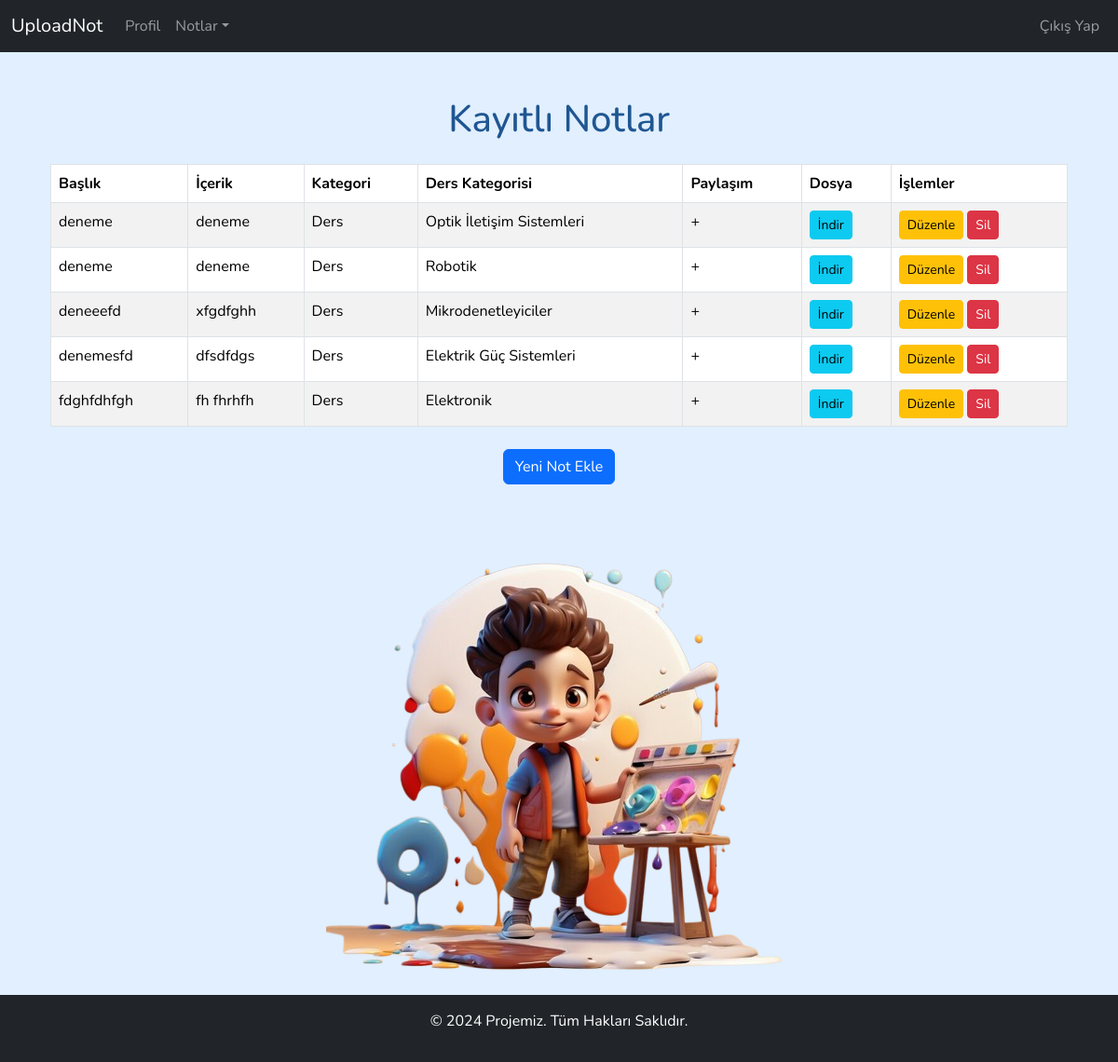
The page /notlar/ (signed in) on the database its author committed.
### notlar/models.py (models this page shows, shortened)
class Note(models.Model):
    CATEGORY_CHOICES = [
        ("genel", "Genel"),
        ("ders", "Ders"),
        ("is", "İş"),
        ("spor", "Spor"),
        ("teknoloji", "Teknoloji"),
        ("saglik", "Sağlık"),
        ("egitim", "Eğitim"),
    ]
    DERS_CHOICES = [
        ("elektrik_makinalari", "Elektrik Makineleri"),
        ("sinyaller_sistemler", "Sinyaller ve Sistemler"),
        ("devre_teorisi", "Devre Teorisi"),
        ("elektronik", "Elektronik"),
        ("kontrol_sistemleri", "Kontrol Sistemleri"),
        ("enerji_sistemleri", "Enerji Sistemleri"),
        ("elektrik_guc_sistemleri", "Elektrik Güç Sistemleri"),
        ("dijital_elektronik", "Dijital Elektronik"),
        ("mikrodenetleyiciler", "Mikrodenetleyiciler"),
        ("haberlesme_sistemleri", "Haberleşme Sistemleri"),
        ("elektromanyetik_alanlar", "Elektromanyetik Alanlar"),
        ("endustriyel_uygulamalar", "Endüstriyel Uygulamalar"),
        ("yenilenebilir_enerji", "Yenilenebilir Enerji Sistemleri"),
        ("robotik", "Robotik"),
        ("otomasyon", "Otomasyon Sistemleri"),
        ("yapay_zeka", "Yapay Zeka"),
        ("bilgisayar_muhendisligi", "Bilgisayar Mühendisliği"),
        ("sensör_teknolojileri", "Sensör Teknolojileri"),
        ("guc_elektronigi", "Güç Elektroniği"),
        ("optik_iletime", "Optik İletişim Sistemleri"),
        ("motor_kontrol", "Motor Kontrol Sistemleri"),
        ("isaret_isleme", "İşaret İşleme"),
    ]
    title = models.CharField(max_length=100)
    content = models.TextField()
    file = models.FileField(upload_to="notlar/", blank=True, null=True)
    created_at = models.DateTimeField(auto_now_add=True)
    updated_at = models.DateTimeField(auto_now=True)
    is_shared = models.BooleanField(default=False)
    kategori = models.CharField(
        max_length=50,
        choices=CATEGORY_CHOICES,
        verbose_name="Kategori",
        default="genel",
    )
    ders_kategori = models.CharField(
        max_length=50,
        choices=DERS_CHOICES,
        blank=True,
        null=True,
        verbose_name="Ders Kategori",
    )
    user = models.ForeignKey(
        User, on_delete=models.CASCADE
    )  # Kullanıcıya ilişkilendirme
    def get_kategori_display(self):
        return dict(self.CATEGORY_CHOICES).get(self.kategori, self.kategori)
    def get_ders_kategori_display(self):
        return dict(self.DERS_CHOICES).get(self.ders_kategori, self.ders_kategori)

### notlar/views.py (the view)
# urls.py: path("notlar/", views.notlari_listele, name="notlar"),
def notlari_listele(request):
    notlar = Note.objects.filter(user=request.user)
    return render(request, "not_listele.html", {"notlar": notlar})

### notlar/templates/not_listele.html (shortened to what this page needs)
{% extends "base.html" %}
{% load static %}
{% block content %}
    <div class="container my-5">
        <h1 class="text-center mb-4" style="color: #1f5692;">Kayıtlı Notlar</h1>
        <table class="table table-bordered table-striped">
            <thead class="thead-dark">
                <tr>
                    <th scope="col">Başlık</th>
                    <th scope="col">İçerik</th>
                    <th scope="col">Kategori</th>
                    <th scope="col">Ders Kategorisi</th>
                    <th scope="col">Paylaşım</th>
                    <th scope="col">Dosya</th>
                    <th scope="col">İşlemler</th>
                </tr>
            </thead>
            <tbody>
                {% for not in notlar %}
                    <tr>
                        <td>{{ not.title|truncatechars:20 }}</td>
                        <td>{{ not.content|truncatechars:50 }}</td>
                        <td>{{ not.get_kategori_display|truncatechars:50 }}</td>
                        {% if not.kategori == "ders" %}
                            <td>{{ not.get_ders_kategori_display|truncatechars:50 }}</td>
                        {% else %}
                            <td>Ders Seçilmedi</td>
                        {% endif %}
                        <td>
                            {% if not.is_shared %}
                                +
                            {% else %}
                                -
                            {% endif %}
                        </td>
                        <td>
                            {% if not.file %}
                                <a href="{{ not.file.url }}" target="_blank" class="btn btn-info btn-sm">İndir</a>
                            {% else %}
                                <span class="text-muted">Dosya yok</span>
                            {% endif %}
                        </td>
                        <td>
                            <a href="{% url 'update_note' not.pk %}" class="btn btn-warning btn-sm">Düzenle</a>
                            <a href="{% url 'delete_note' not.pk %}" class="btn btn-danger btn-sm">Sil</a>
                        </td>
                    </tr>
                {% endfor %}
            </tbody>
        </table>
        <div class="text-center mt-4">
            <a href="{% url 'not_ekle' %}" class="btn btn-primary">Yeni Not Ekle</a>
        </div>
    </div>
    <div class="d-flex justify-content-center">
        <img src="{% static 'images/kayitlinotlar.png' %}"
             width="auto"
             height="auto"
             alt="Not Resmi"
             class="img-fluid rounded">
    </div>
{% endblock content %}

### notlar/static/css/style.css (style rules this page uses)
body { background-color: #e1efff !important; }
:root { --bs-font-sans-serif: 'Nunito', sans-serif !important; }

### rows shown on the page
Note: title "deneme", content "deneme", kategori "Ders", ders_kategori "Optik İletişim Sistemleri"
Note: title "deneme", content "deneme", kategori "Ders", ders_kategori "Robotik"
Note: title "deneeefd", content "xfgdfghh", kategori "Ders", ders_kategori "Mikrodenetleyiciler"
Note: title "denemesfd", content "dfsdfdgs", kategori "Ders", ders_kategori "Elektrik Güç Sistemleri"
Note: title "fdghfdhfgh", content "fh fhrhfh", kategori "Ders", ders_kategori "Elektronik"
